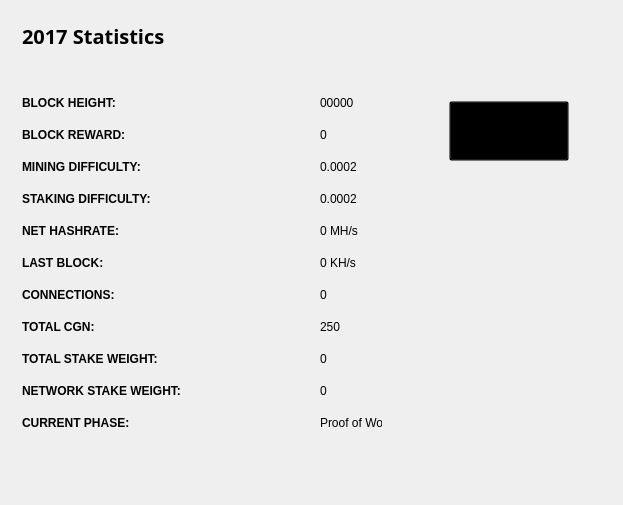
<?xml version="1.0" encoding="UTF-8"?>
<ui version="4.0">
 <class>StatisticsPage</class>
 <widget class="QWidget" name="StatisticsPage">
  <property name="windowModality">
   <enum>Qt::NonModal</enum>
  </property>
  <property name="geometry">
   <rect>
    <x>0</x>
    <y>0</y>
    <width>623</width>
    <height>505</height>
   </rect>
  </property>
  <property name="windowTitle">
   <string>Digging</string>
  </property>
  <property name="styleSheet">
   <string notr="true">color:#ffffff;
font-family:'Open Sans,sans-serif';</string>
  </property>
  <layout class="QGridLayout" name="gridLayout">
   <property name="sizeConstraint">
    <enum>QLayout::SetMaximumSize</enum>
   </property>
   <item row="0" column="1">
    <widget class="QFrame" name="frame">
     <property name="minimumSize">
      <size>
       <width>213</width>
       <height>0</height>
      </size>
     </property>
     <property name="styleSheet">
      <string notr="true">color: rgb(0, 0, 0);</string>
     </property>
     <property name="frameShape">
      <enum>QFrame::NoFrame</enum>
     </property>
     <property name="frameShadow">
      <enum>QFrame::Raised</enum>
     </property>
     <widget class="QPushButton" name="startButton">
      <property name="geometry">
       <rect>
        <x>50</x>
        <y>90</y>
        <width>120</width>
        <height>60</height>
       </rect>
      </property>
      <property name="sizePolicy">
       <sizepolicy hsizetype="Fixed" vsizetype="Fixed">
        <horstretch>0</horstretch>
        <verstretch>0</verstretch>
       </sizepolicy>
      </property>
      <property name="minimumSize">
       <size>
        <width>120</width>
        <height>60</height>
       </size>
      </property>
      <property name="styleSheet">
       <string notr="true">background:transparent; color: rgb(0, 0, 0);</string>
      </property>
      <property name="text">
       <string>Update Statistics</string>
      </property>
     </widget>
    </widget>
   </item>
   <item row="0" column="0">
    <widget class="QFrame" name="gridFrame_2">
     <layout class="QGridLayout" name="gridLayout_4">
      <item row="3" column="0">
       <layout class="QFormLayout" name="formLayout_2">
        <property name="fieldGrowthPolicy">
         <enum>QFormLayout::FieldsStayAtSizeHint</enum>
        </property>
        <property name="horizontalSpacing">
         <number>139</number>
        </property>
        <property name="verticalSpacing">
         <number>18</number>
        </property>
        <property name="rightMargin">
         <number>0</number>
        </property>
        <item row="1" column="0">
         <widget class="QLabel" name="label_14">
          <property name="styleSheet">
           <string notr="true">color: rgb(0, 0, 0);</string>
          </property>
          <property name="text">
           <string>&lt;html&gt;&lt;head/&gt;&lt;body&gt;&lt;p&gt;&lt;span style=&quot; font-weight:600; color: rgb(0, 0, 0);;&quot;&gt;BLOCK HEIGHT:&lt;/span&gt;&lt;/p&gt;&lt;/body&gt;&lt;/html&gt;</string>
          </property>
         </widget>
        </item>
        <item row="1" column="1">
         <widget class="QLabel" name="heightBox">
          <property name="styleSheet">
           <string notr="true">color: rgb(0, 0, 0);</string>
          </property>
          <property name="text">
           <string>00000</string>
          </property>
         </widget>
        </item>
        <item row="2" column="0">
         <widget class="QLabel" name="label_12">
          <property name="styleSheet">
           <string notr="true">color: rgb(0, 0, 255);</string>
          </property>
          <property name="text">
           <string>&lt;html&gt;&lt;head/&gt;&lt;body&gt;&lt;p&gt;&lt;span style=&quot; font-weight:600; color: rgb(0, 0, 0);;&quot;&gt;BLOCK REWARD:&lt;/span&gt;&lt;/p&gt;&lt;/body&gt;&lt;/html&gt;</string>
          </property>
         </widget>
        </item>
        <item row="2" column="1">
         <widget class="QLabel" name="rewardBox">
          <property name="styleSheet">
           <string notr="true">color: rgb(0, 0, 0);</string>
          </property>
          <property name="text">
           <string>0</string>
          </property>
         </widget>
        </item>
        <item row="3" column="0">
         <widget class="QLabel" name="label_13">
          <property name="styleSheet">
           <string notr="true">color: rgb(0, 0, 255);</string>
          </property>
          <property name="text">
           <string>&lt;html&gt;&lt;head/&gt;&lt;body&gt;&lt;p&gt;&lt;span style=&quot; font-weight:600; color: rgb(0, 0, 0);;&quot;&gt;MINING DIFFICULTY:&lt;/span&gt;&lt;/p&gt;&lt;/body&gt;&lt;/html&gt;</string>
          </property>
         </widget>
        </item>
        <item row="3" column="1">
         <widget class="QLabel" name="diffBox">
          <property name="styleSheet">
           <string notr="true">color: rgb(0, 0, 0);</string>
          </property>
          <property name="text">
           <string>0.0002</string>
          </property>
         </widget>
        </item>
        <item row="4" column="0">
         <widget class="QLabel" name="label_9">
          <property name="styleSheet">
           <string notr="true">color: rgb(0, 0, 255);</string>
          </property>
          <property name="text">
           <string>&lt;html&gt;&lt;head/&gt;&lt;body&gt;&lt;p&gt;&lt;span style=&quot; font-weight:600; color: rgb(0, 0, 0);;&quot;&gt;STAKING DIFFICULTY:&lt;/span&gt;&lt;/p&gt;&lt;/body&gt;&lt;/html&gt;</string>
          </property>
         </widget>
        </item>
        <item row="4" column="1">
         <widget class="QLabel" name="diffBox2">
          <property name="styleSheet">
           <string notr="true">color: rgb(0, 0, 0);</string>
          </property>
          <property name="text">
           <string>0.0002</string>
          </property>
         </widget>
        </item>
        <item row="5" column="1">
         <widget class="QLabel" name="pawrateBox">
          <property name="styleSheet">
           <string notr="true">color: rgb(0, 0, 0);</string>
          </property>
          <property name="text">
           <string>0 MH/s</string>
          </property>
         </widget>
        </item>
        <item row="6" column="0">
         <widget class="QLabel" name="label3_2">
          <property name="sizePolicy">
           <sizepolicy hsizetype="Preferred" vsizetype="Maximum">
            <horstretch>0</horstretch>
            <verstretch>0</verstretch>
           </sizepolicy>
          </property>
          <property name="styleSheet">
           <string notr="true">color: rgb(0, 0, 255);</string>
          </property>
          <property name="text">
           <string>&lt;html&gt;&lt;head/&gt;&lt;body&gt;&lt;p&gt;&lt;span style=&quot; font-weight:600; color: rgb(0, 0, 0);;&quot;&gt;LAST BLOCK:&lt;/span&gt;&lt;/p&gt;&lt;/body&gt;&lt;/html&gt;</string>
          </property>
         </widget>
        </item>
        <item row="6" column="1">
         <widget class="QLabel" name="localBox">
          <property name="styleSheet">
           <string notr="true">color: rgb(0, 0, 0);</string>
          </property>
          <property name="text">
           <string>0 KH/s</string>
          </property>
         </widget>
        </item>
        <item row="7" column="0">
         <widget class="QLabel" name="label1_2">
          <property name="styleSheet">
           <string notr="true">color: rgb(0, 0, 255);</string>
          </property>
          <property name="text">
           <string>&lt;html&gt;&lt;head/&gt;&lt;body&gt;&lt;p&gt;&lt;span style=&quot; font-weight:600; color: rgb(0, 0, 0);;&quot;&gt;CONNECTIONS:&lt;/span&gt;&lt;/p&gt;&lt;/body&gt;&lt;/html&gt;</string>
          </property>
         </widget>
        </item>
        <item row="7" column="1">
         <widget class="QLabel" name="connectionBox">
          <property name="styleSheet">
           <string notr="true">color: rgb(0, 0, 0);</string>
          </property>
          <property name="text">
           <string>0</string>
          </property>
         </widget>
        </item>
        <item row="8" column="0">
         <widget class="QLabel" name="label_8">
          <property name="styleSheet">
           <string notr="true">color: rgb(0, 0, 255);</string>
          </property>
          <property name="text">
           <string>&lt;html&gt;&lt;head/&gt;&lt;body&gt;&lt;p&gt;&lt;span style=&quot; font-weight:600; color: rgb(0, 0, 0);;&quot;&gt;TOTAL CGN:&lt;/span&gt;&lt;/p&gt;&lt;/body&gt;&lt;/html&gt;</string>
          </property>
         </widget>
        </item>
        <item row="8" column="1">
         <widget class="QLabel" name="volumeBox">
          <property name="styleSheet">
           <string notr="true">color: rgb(0, 0, 0);</string>
          </property>
          <property name="text">
           <string>250</string>
          </property>
         </widget>
        </item>
        <item row="9" column="0">
         <widget class="QLabel" name="label_10">
          <property name="styleSheet">
           <string notr="true">color: rgb(0, 0, 255);</string>
          </property>
          <property name="text">
           <string>&lt;html&gt;&lt;head/&gt;&lt;body&gt;&lt;p&gt;&lt;span style=&quot; font-weight:600; color: rgb(0, 0, 0);;&quot;&gt;TOTAL STAKE WEIGHT:&lt;/span&gt;&lt;/p&gt;&lt;/body&gt;&lt;/html&gt;</string>
          </property>
         </widget>
        </item>
        <item row="9" column="1">
         <widget class="QLabel" name="minBox">
          <property name="styleSheet">
           <string notr="true">color: rgb(0, 0, 0);</string>
          </property>
          <property name="text">
           <string>0</string>
          </property>
         </widget>
        </item>
        <item row="10" column="0">
         <widget class="QLabel" name="label_11">
          <property name="styleSheet">
           <string notr="true">color: rgb(0, 0, 255);</string>
          </property>
          <property name="text">
           <string>&lt;html&gt;&lt;head/&gt;&lt;body&gt;&lt;p&gt;&lt;span style=&quot; font-weight:600; color: rgb(0, 0, 0);;&quot;&gt;NETWORK STAKE WEIGHT:&lt;/span&gt;&lt;/p&gt;&lt;/body&gt;&lt;/html&gt;</string>
          </property>
         </widget>
        </item>
        <item row="10" column="1">
         <widget class="QLabel" name="maxBox">
          <property name="styleSheet">
           <string notr="true">color: rgb(0, 0, 0);</string>
          </property>
          <property name="text">
           <string>0</string>
          </property>
         </widget>
        </item>
        <item row="11" column="0">
         <widget class="QLabel" name="label_15">
          <property name="styleSheet">
           <string notr="true">color: rgb(0, 0, 255);</string>
          </property>
          <property name="text">
           <string>&lt;html&gt;&lt;head/&gt;&lt;body&gt;&lt;p&gt;&lt;span style=&quot; font-weight:600; color: rgb(0, 0, 0);;&quot;&gt;CURRENT PHASE:&lt;/span&gt;&lt;/p&gt;&lt;/body&gt;&lt;/html&gt;</string>
          </property>
         </widget>
        </item>
        <item row="11" column="1">
         <widget class="QLabel" name="cBox">
          <property name="styleSheet">
           <string notr="true">color: rgb(0, 0, 0);</string>
          </property>
          <property name="text">
           <string>Proof of Work</string>
          </property>
         </widget>
        </item>
        <item row="5" column="0">
         <widget class="QLabel" name="label_16">
          <property name="styleSheet">
           <string notr="true">color: rgb(0, 0, 255);</string>
          </property>
          <property name="text">
           <string>&lt;html&gt;&lt;head/&gt;&lt;body&gt;&lt;p&gt;&lt;span style=&quot; font-weight:600; color: rgb(0, 0, 0);;&quot;&gt;NET HASHRATE:&lt;/span&gt;&lt;/p&gt;&lt;/body&gt;&lt;/html&gt;</string>
          </property>
         </widget>
        </item>
       </layout>
      </item>
      <item row="1" column="0">
       <layout class="QHBoxLayout" name="horizontalLayout_4">
        <property name="spacing">
         <number>7</number>
        </property>
        <item>
         <widget class="QLabel" name="label_5">
          <property name="font">
           <font>
            <family>Open Sans,sans-serif</family>
           </font>
          </property>
          <property name="styleSheet">
           <string notr="true">color: rgb(0, 0, 0);</string>
          </property>
          <property name="text">
           <string>&lt;html&gt;&lt;head/&gt;&lt;body&gt;&lt;p&gt;&lt;span style=&quot; font-size:20px; font-weight:600; color: rgb(0, 0, 0);;&quot;&gt;2017 Statistics&lt;/span&gt;&lt;/p&gt;&lt;/body&gt;&lt;/html&gt;</string>
          </property>
         </widget>
        </item>
        <item>
         <spacer name="horizontalSpacer_2">
          <property name="orientation">
           <enum>Qt::Horizontal</enum>
          </property>
          <property name="sizeHint" stdset="0">
           <size>
            <width>40</width>
            <height>20</height>
           </size>
          </property>
         </spacer>
        </item>
       </layout>
      </item>
      <item row="2" column="0">
       <spacer name="verticalSpacer_2">
        <property name="orientation">
         <enum>Qt::Vertical</enum>
        </property>
        <property name="sizeHint" stdset="0">
         <size>
          <width>20</width>
          <height>40</height>
         </size>
        </property>
       </spacer>
      </item>
     </layout>
    </widget>
   </item>
   <item row="1" column="0">
    <spacer name="verticalSpacer">
     <property name="orientation">
      <enum>Qt::Vertical</enum>
     </property>
     <property name="sizeHint" stdset="0">
      <size>
       <width>20</width>
       <height>40</height>
      </size>
     </property>
    </spacer>
   </item>
  </layout>
 </widget>
 <layoutdefault spacing="6" margin="11"/>
 <resources/>
 <connections/>
</ui>
